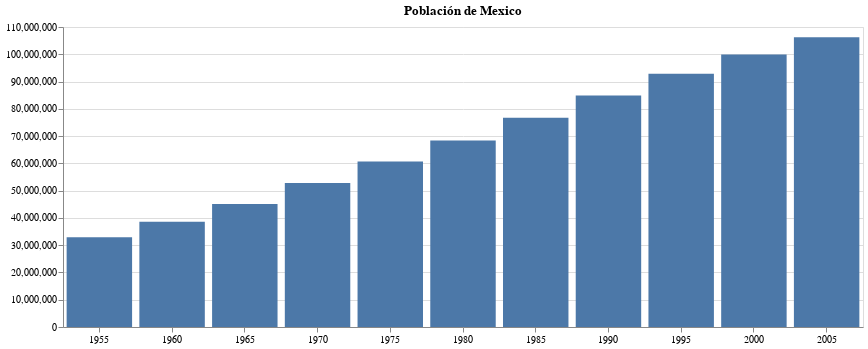

This figure's notebook cell:
### Code cell
crear_grafico('Mexico')

### Figure 1 — Vega-Lite specification as saved in the notebook (floating-point values rounded to 4 significant figures)
{"config": {"view": {"continuousWidth": 300, "continuousHeight": 300}}, "data": {"name": "data-c82cc4307300231b63effdb26e9a1d24"}, "mark": {"type": "bar"}, "encoding": {"x": {"axis": {"labelAngle": 0, "title": ""}, "field": "year", "type": "ordinal"}, "y": {"axis": {"title": ""}, "field": "pop", "type": "quantitative"}}, "title": "Población de Mexico", "width": 800, "$schema": "https://vega.github.io/schema/vega-lite/v5.17.0.json", "datasets": {"data-c82cc4307300231b63effdb26e9a1d24": [{"year": 1955, "country": "Mexico", "cluster": 3, "pop": 32929914, "life_expect": 55.19, "fertility": 6.8, "year_datetime": "1955-01-01T00:00:00"}, {"year": 1960, "country": "Mexico", "cluster": 3, "pop": 38578505, "life_expect": 58.3, "fertility": 6.75, "year_datetime": "1960-01-01T00:00:00"}, {"year": 1965, "country": "Mexico", "cluster": 3, "pop": 45142399, "life_expect": 60.11, "fertility": 6.75, "year_datetime": "1965-01-01T00:00:00"}, {"year": 1970, "country": "Mexico", "cluster": 3, "pop": 52775158, "life_expect": 62.36, "fertility": 6.5, "year_datetime": "1970-01-01T00:00:00"}, {"year": 1975, "country": "Mexico", "cluster": 3, "pop": 60678045, "life_expect": 65.03, "fertility": 5.25, "year_datetime": "1975-01-01T00:00:00"}, {"year": 1980, "country": "Mexico", "cluster": 3, "pop": 68347479, "life_expect": 67.41, "fertility": 4.25, "year_datetime": "1980-01-01T00:00:00"}, {"year": 1985, "country": "Mexico", "cluster": 3, "pop": 76767225, "life_expect": 69.5, "fertility": 3.63, "year_datetime": "1985-01-01T00:00:00"}, {"year": 1990, "country": "Mexico", "cluster": 3, "pop": 84913652, "life_expect": 71.45, "fertility": 3.191, "year_datetime": "1990-01-01T00:00:00"}, {"year": 1995, "country": "Mexico", "cluster": 3, "pop": 92880353, "life_expect": 73.67, "fertility": 2.671, "year_datetime": "1995-01-01T00:00:00"}, {"year": 2000, "country": "Mexico", "cluster": 3, "pop": 99926620, "life_expect": 74.9, "fertility": 2.401, "year_datetime": "2000-01-01T00:00:00"}, {"year": 2005, "country": "Mexico", "cluster": 3, "pop": 106202903, "life_expect": 76.19, "fertility": 2.211, "year_datetime": "2005-01-01T00:00:00"}]}}
